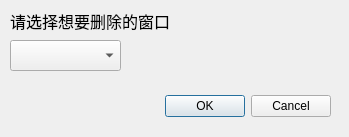
<?xml version="1.0" encoding="UTF-8"?>
<ui version="4.0">
 <class>addcamDialog</class>
 <widget class="QDialog" name="addcamDialog">
  <property name="geometry">
   <rect>
    <x>0</x>
    <y>0</y>
    <width>349</width>
    <height>137</height>
   </rect>
  </property>
  <property name="windowTitle">
   <string>删除摄像头</string>
  </property>
  <widget class="QDialogButtonBox" name="buttonBox">
   <property name="geometry">
    <rect>
     <x>120</x>
     <y>90</y>
     <width>211</width>
     <height>32</height>
    </rect>
   </property>
   <property name="orientation">
    <enum>Qt::Horizontal</enum>
   </property>
   <property name="standardButtons">
    <set>QDialogButtonBox::Cancel|QDialogButtonBox::Ok</set>
   </property>
  </widget>
  <widget class="QComboBox" name="comboBox">
   <property name="geometry">
    <rect>
     <x>10</x>
     <y>40</y>
     <width>111</width>
     <height>31</height>
    </rect>
   </property>
   <property name="editable">
    <bool>false</bool>
   </property>
   <property name="currentIndex">
    <number>-1</number>
   </property>
   <property name="maxVisibleItems">
    <number>4</number>
   </property>
   <item>
    <property name="text">
     <string>win1</string>
    </property>
   </item>
   <item>
    <property name="text">
     <string>win2</string>
    </property>
   </item>
   <item>
    <property name="text">
     <string>win3</string>
    </property>
   </item>
   <item>
    <property name="text">
     <string>win4</string>
    </property>
   </item>
  </widget>
  <widget class="QLabel" name="label">
   <property name="geometry">
    <rect>
     <x>10</x>
     <y>10</y>
     <width>211</width>
     <height>21</height>
    </rect>
   </property>
   <property name="font">
    <font>
     <family>Adobe Heiti Std</family>
     <pointsize>12</pointsize>
    </font>
   </property>
   <property name="text">
    <string>请选择想要删除的窗口</string>
   </property>
  </widget>
 </widget>
 <resources/>
 <connections>
  <connection>
   <sender>buttonBox</sender>
   <signal>accepted()</signal>
   <receiver>addcamDialog</receiver>
   <slot>accept()</slot>
   <hints>
    <hint type="sourcelabel">
     <x>248</x>
     <y>254</y>
    </hint>
    <hint type="destinationlabel">
     <x>157</x>
     <y>274</y>
    </hint>
   </hints>
  </connection>
  <connection>
   <sender>buttonBox</sender>
   <signal>rejected()</signal>
   <receiver>addcamDialog</receiver>
   <slot>reject()</slot>
   <hints>
    <hint type="sourcelabel">
     <x>316</x>
     <y>260</y>
    </hint>
    <hint type="destinationlabel">
     <x>286</x>
     <y>274</y>
    </hint>
   </hints>
  </connection>
 </connections>
</ui>
